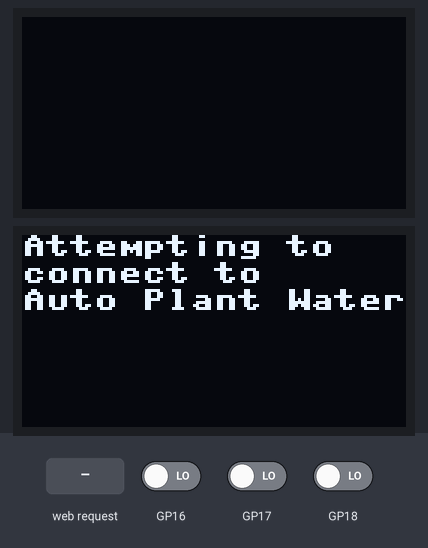
A program run on a simulated Raspberry Pi Pico running MicroPython. On the bench: 2 × 128×64 one-colour display. The test bench sets the inputs (shaded band); at power-on: GP16 LOW, GP17 LOW, GP18 LOW. WiFi joins after 1.5 s; library files of the repository ran but are not shown: ssd1306.py; what the program prints to the serial console is not drawn. At 5.6 s the program stops and its outputs stay as they are.

Above: at 3.3 s.
3.4 s: HTTP request GET / received
At 4.3 s:
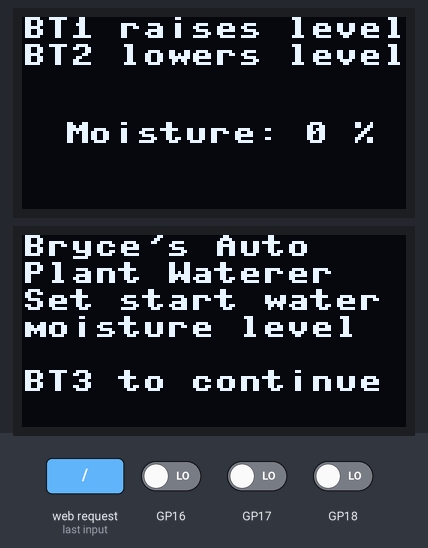
4.9 s: GP16 driven HIGH
At 5.45 s:
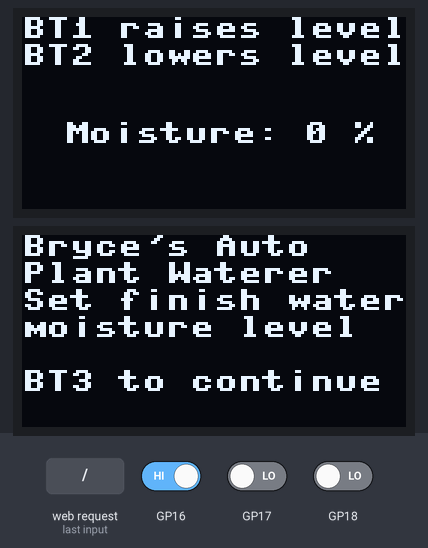
At 6.8 s:
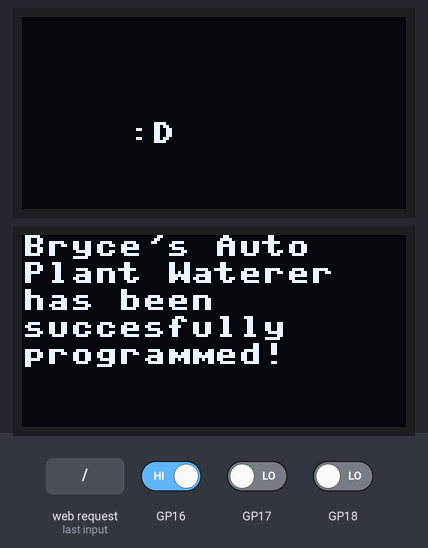
Timing chart, 0 to 7.1 s (numbered marks = the images above; inputs shaded):
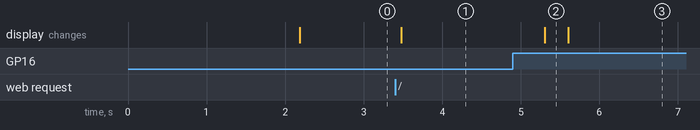

Measured:
- after the input at 3.4 s, the display: first changes after 0.08 s (image 1 shows a later state)
- after the input at 4.9 s, the display: changes after 0.40 s (image 2)

The program:

Auto_Plant_Waterer_Programmer_System.py
```python
#import libraries for wifi connection
import network
import socket
import time
from machine import Pin, I2C # Allows to use the I2C pins on raspberry pi (GPIO pins 1 and 0)
from ssd1306 import SSD1306_I2C # Allows me to use OLED Display
from PicoBreadboard import BUTTON

#GP0=SDA GP1=SCL
# Stores the I2C channel for both displays in use aka the SDA(yellow) and SCL(Blue) pins that are connected, then sets frequency connected to screen
i2c1 = I2C(0, sda=Pin(0), scl=Pin(1), freq=400000)
i2c2 = I2C(1 , sda=Pin(2), scl=Pin(3), freq=400000)

BT1 = BUTTON(18) # Button 1 connect at GP18
BT2 = BUTTON(17) # Button 2 connected at GP17
BT3 = BUTTON(16) # Button 3 connected at GP16

# Object that takes in the dimensions of the screen and then the I2C details from above
display2 = SSD1306_I2C(128, 64, i2c1)
display1 = SSD1306_I2C(128, 64, i2c2)

# When program starts restarts screen to blank
display1.fill(0)
display2.fill(0)

min_moisture = 10000
max_moisture = 52200

# Sets the default values for these variables
avg_moisture = 0
current_time = 0
checkin = 10
tooDry = 0
finishWater = 0
setup = 0

#This is the code for the AP(Access-Point) so other clients/stations(plant waterers) to connect into and get their instructions from

display1.text('Attempting to EagleNet Wifi', 0, 0)
display1.show()

# Wifi name and password to be connected to
ssid = "EagleNet"
password = "}wf*F@9-"

wlan = network.WLAN(network.STA_IF) #Sets up the structure for the wifi interface
wlan.active(True)
wlan.connect(ssid, password)

max_wait = 10
while max_wait > 0:
    display1.fill(0) # Clear display for wifi connection
    if wlan.status() < 0 or wlan.status() >= 3:
        break
    max_wait -= 1
    display1.text('connecting...', 0, 0)
    display1.show()
    print('waiting for connection...')
    time.sleep(1)
    print(max_wait)
# Handle connection error
if wlan.status() != 3:
    display1.text('connect failed', 0, 0)
    display1.show()
    raise RuntimeError('network connection failed')
else:
    print('connected')
    display1.text('connected', 0, 0)
    display1.show()
    status = wlan.ifconfig()
    print('Server IP: ', status[0])

#Below is the setup code for the server on the AP

addr = socket.getaddrinfo('0.0.0.0', 8080)[0][-1] # Allows server to listen for incoming conections

server = socket.socket() # Allows device to send and recieve data over a network.
server.bind(addr) # Associates the socket with the neccessary network interface and port number on the device
server.listen(5) #Changes  the socket from connecting to listening with a maximum of one queued connection

print("Server listening on ", addr)

display1.fill(0)
display1.text('Attempting to ', 0, 0)
display1.text('connect to', 0, 9)
display1.text('Auto Plant Waterer', 0, 18)
display1.show()


conn, client_addr = server.accept() # Waits for a client to connect to the server and gets its socket object and tuple containing its IP and port
print("Client connected from: ", client_addr) # Let User know connection to the client was successful
display1.fill(0)
display1.text('Successfully connected', 0, 0)
display1.text('to Auto Plant Waterer', 0, 9)
display1.show()

data = conn.recv(1024) # Allows server to recieve up to 1024 bytes of data
print("Recieved: ", data.decode()) # Shows user the data that was recieved

conn.send("Hello from Pico W AP!".encode()) # Sends data back out to client


while setup != 2:
    display1.fill(0) # Fills screen with black pixels
    display2.fill(0)

    display1.text("Bryce's Auto", 0, 0)
    display1.text("Plant Waterer", 0, 9)
    if setup == 0:
        display1.text("Set start water", 0, 18)
        display1.text("moisture level", 0, 27)
    else :
        display1.text("Set finish water", 0, 18)
        display1.text("moisture level", 0, 27)
    display1.text("BT3 to continue", 0, 45)
    display2.text("BT1 raises level", 0, 0)
    display2.text("BT2 lowers level", 0, 9)
    if setup == 0:
        display2.text("Moisture: " + str(tooDry) + " %", 14, 35)
    else :
        display2.text("Moisture: " + str(finishWater) + " %", 14, 35)
    display1.show()
    display2.show()

    # Checks and runs program depending on which button is pressed
    if BT1.read() == 1: # If button 1 is pressed increases moisture level to start watering
        if setup == 0:
            tooDry += 1
        else :
            finishWater += 1
    elif BT2.read() == 1: # If button 2 is pressed decreases moisture level to start watering
        if setup == 0:
            if tooDry != 0:
                tooDry -= 1
        else :
            finishWater -= 1
    elif BT3.read() == 1: # When BT3 pressed continues through setup until setup == 2 finishes setup and kicks out of current loop
        setup += 1

    # Prints to console to show the current tooDry variable value
    print(tooDry)
    print(finishWater)

    time.sleep(0.25) # Delay set to 250ms

# Data sent in string format bc ints cant be converted to byte format to be transfered
conn.send(str(tooDry).encode()) # Sends data back out to client
conn.send(str(finishWater).encode())

conn.close() # Closes connection

# Clears the setup display
display1.fill(0)
display2.fill(0)

# Default display for after plant waterer has been programmed
display1.text("Bryce's Auto", 0, 0)
display1.text("Plant Waterer", 0, 9)
display1.text("has been", 0, 18)
display1.text("succesfully", 0, 27)
display1.text("programmed!", 0, 36)
display2.text(":D", 35,35)
display1.show()
display2.show()


    
```

PicoBreadboard.py
```python
from machine import Pin,PWM
from utime import sleep

#class to control onboard LED
class LED():
    def __init__(self, led_pin_number):
        self.led_pin = Pin(led_pin_number, Pin.OUT)

    def on(self):
        self.led_pin.on()

    def off(self):
        self.led_pin.off()

# class to control Buzzer
class BUZZER():
    def __init__(self,buzzer_pin_number):
        self.buzzer_pin = Pin(buzzer_pin_number, Pin.OUT)

    def on(self):
        self.buzzer_pin.on()

    def off(self):
        self.buzzer_pin.off()

# class to read onboard Buttons value
class BUTTON():
    def __init__(self, button_pin_number):
        """Initialize BUTTON.
        """
        self.button_pin = Pin(button_pin_number, Pin.IN)

    def read(self):
        """ provides button status value
            -> 0 (for Not Pressed)
            -> 1 (for Pressed)
        """
        return self.button_pin.value()
```
